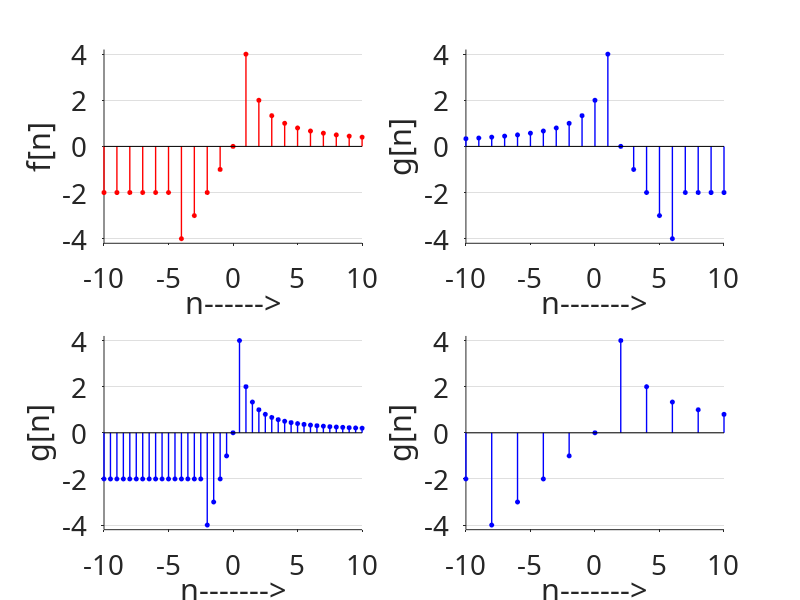

Reproduce this figure in MATLAB.
clc;
clear all;
%Sample Signal
n = -50:1:50;
for i=1:length(n)
  if n(i)<-4
    f(i) = -2;
  elseif n(i)<1
    f(i) = n(i);
  else
    f(i) = 4/n(i);
  endif
end

subplot(2,2,1);
stem(n,f,'filled', 'r', 'MarkerSize', 3, 'linewidth', 1);
xlabel('n------>');
ylabel('f[n]');
set(gca, ...
    'Box', 'off', ...
    'TickDir', 'out', ...
    'YGrid', 'on', ...
    'FontSize', 20, ...
    'FontName', 'Calibri');
axis([-10 10 -4.2 4.2]);

%Signal Transformation

sample = [2-n; n/2; 2*n];
for i=2:4
  subplot(2,2,i);
  stem(sample(i-1, :),f,'filled', 'b', 'MarkerSize', 3, 'linewidth',1);
  xlabel('n------->');
  ylabel('g[n]');
  set(gca, ...
      'Box', 'off', ...
      'TickDir', 'out', ...
      'YGrid', 'on', ...
      'FontSize', 20, ...
      'FontName', 'Calibri');
  
  axis([-10 10 -4.2 4.2]);
end
  


  
  
    

    